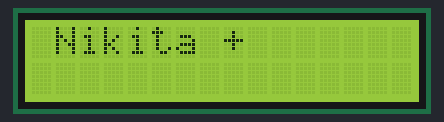
The sketch below on a simulated Arduino Uno, built with avr-gcc and run on an emulated ATmega328P. Shown: 16×2 character LCD.

Above: at 0.2 s.
At 1.2 s:
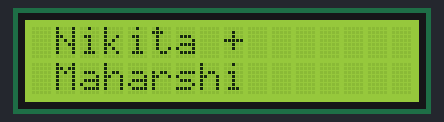
At 3.2 s:
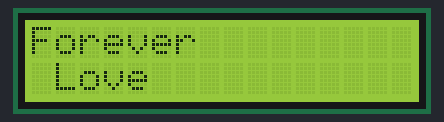

Measured:
- what the display in image 1 shows lasts 2.1 s, from 1.1 s to 3.2 s

The sketch:

nodmecu_lcd.ino
```cpp
#include<Wire.h>
#include <LiquidCrystal_I2C.h>


LiquidCrystal_I2C lcd(0x3F, 16, 2);

void setup() {

  // The begin call takes the width and height. This
  // Should match the number provided to the constructor.
  Serial.begin(9600);
  //Wire.begin(2,0);
  lcd.begin(16,2);
  lcd.init();

  // Turn on the backlight.
  lcd.backlight();

  // Move the cursor characters to the right and
  // zero characters down (line 1).
  lcd.setCursor(1, 0);
  lcd.print("Nikita + ");

  delay(1000);

  lcd.setCursor(1, 1);
  lcd.print("Maharshi");

  delay(2000);
  lcd.clear();

  lcd.print("Forever");
  lcd.setCursor(1, 1);
  lcd.print("Love");


}

void loop() {

}
```
